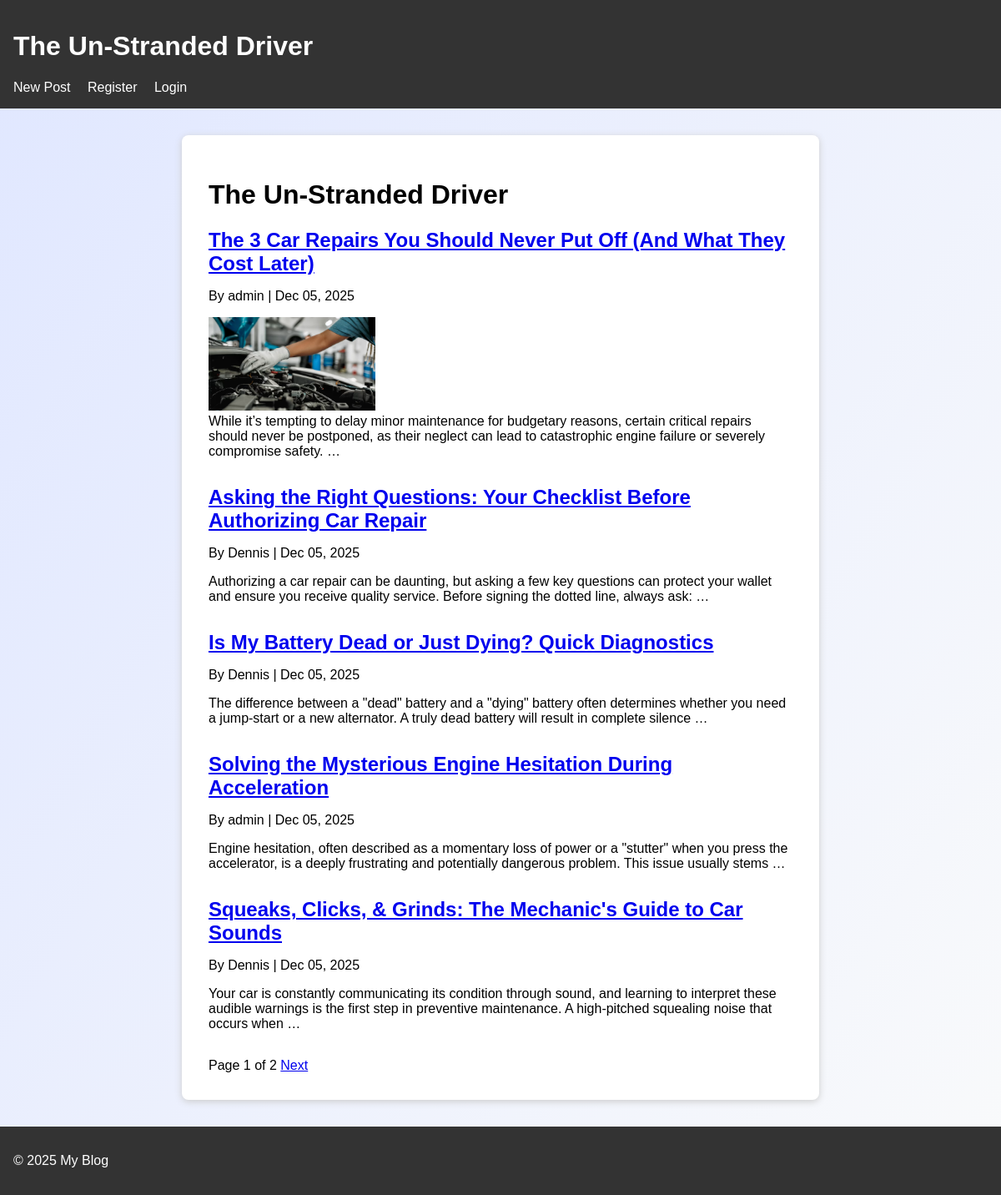
The page / on the database its author committed.
### blog/models.py (models this page shows, shortened)
class Post(models.Model):
	title = models.CharField(max_length=200)
	slug = models.SlugField(unique=True)
	author = models.ForeignKey(get_user_model(), on_delete=models.CASCADE, related_name='posts')
	content = models.TextField()
	image = models.ImageField(upload_to='post_images/', blank=True, null=True)
	created_at = models.DateTimeField(auto_now_add=True)
	updated_at = models.DateTimeField(auto_now=True)
	class Meta:
		ordering = ['-created_at']

### blog/views.py (the view)
# urls.py: path('', views.PostListView.as_view(), name='post_list'),
@method_decorator(cache_page(60 * 5), name='dispatch')  # Cache for 5 minutes
class PostListView(ListView):
	model = Post
	template_name = 'blog/post_list.html'
	context_object_name = 'posts'
	paginate_by = 5

### blog/templates/blog/post_list.html (shortened to what this page needs)
{% extends 'blog/base.html' %}
{% block content %}
  <h1>The Un-Stranded Driver</h1>
  <div id="post-list">
    {% for post in posts %}
      <div class="post">
        <h2><a href="{% url 'blog:post_detail' slug=post.slug %}">{{ post.title }}</a></h2>
        <p>By {{ post.author }} | {{ post.created_at|date:'M d, Y' }}</p>
        {% if post.image %}
          <img src="{{ post.image.url }}" alt="Image for {{ post.title }}" style="max-width:200px;">
        {% endif %}
        <div>{{ post.content|truncatewords:30|safe }}</div>
      </div>
    {% empty %}
      <p>No posts yet.</p>
    {% endfor %}
    <div class="pagination">
      {% if is_paginated %}
        <span>Page {{ page_obj.number }} of {{ page_obj.paginator.num_pages }}</span>
        {% if page_obj.has_next %}
          <a href="?page={{ page_obj.next_page_number }}">Next</a>
        {% endif %}
      {% endif %}
    </div>
  </div>
{% endblock %}

### blog/templates/blog/base.html (shortened to what this page needs)
{% load static %}
<!DOCTYPE html>
<html lang="en">
<head>
    <link rel="stylesheet" href="{% static 'blog/style.css' %}">
</head>
<body>
    <header>
        <h1><a href="{% url 'blog:post_list' %}" aria-label="Home">The Un-Stranded Driver</a></h1>
        <nav aria-label="Main navigation">
            <a href="{% url 'blog:post_create' %}" aria-label="Create new post">New Post</a>
            {% if user.is_authenticated %}
                <a href="{% url 'blog:profile' %}" aria-label="View profile">Profile</a>
                <span aria-live="polite">Welcome, {{ user.username }}</span>
                <a href="/admin/logout/" aria-label="Logout">Logout</a>
            {% else %}
                <a href="{% url 'blog:register' %}" aria-label="Register">Register</a>
                <a href="/admin/login/" aria-label="Login">Login</a>
            {% endif %}
        </nav>
    </header>
    <main>
        {% block content %}{% endblock %}
    </main>
    <footer>
        <p>&copy; {{ year|default:2025 }} My Blog</p>
    </footer>
</body>
</html>

### static/blog/style.css (style rules this page uses)
body { font-family: Arial, sans-serif; background: linear-gradient(120deg, #e0e7ff 0%, #f9fafb 100%); margin: 0; }
header, footer { background: #333; color: #fff; padding: 1em; }
header a, footer a { color: #fff; text-decoration: none; }
main { max-width: 700px; margin: 2em auto; background: #fff; padding: 2em; border-radius: 8px; box-shadow: 0 2px 8px #ccc; }
.post { margin-bottom: 2em; }
.post h2 { margin-bottom: 0.2em; }
.pagination { margin-top: 2em; }
nav a { margin-right: 1em; }

### rows shown on the page
Post: title "The 3 Car Repairs You Should Never Put Off (And What They Cost Later)", author "admin", created_at "Dec 05, 2025", image (picture), content "While it’s tempting to delay minor maintenance for budgetary reasons, certain critical repairs should never be postponed, as their neglect can lead to catastrophic engine failure or severely compromise safety. …"
Post: title "Asking the Right Questions: Your Checklist Before Authorizing Car Repair", author "Dennis", created_at "Dec 05, 2025", content "Authorizing a car repair can be daunting, but asking a few key questions can protect your wallet and ensure you receive quality service. Before signing the dotted line, always ask: …"
Post: title "Is My Battery Dead or Just Dying? Quick Diagnostics", author "Dennis", created_at "Dec 05, 2025", content "The difference between a \"dead\" battery and a \"dying\" battery often determines whether you need a jump-start or a new alternator. A truly dead battery will result in complete silence …"
Post: title "Solving the Mysterious Engine Hesitation During Acceleration", author "admin", created_at "Dec 05, 2025", content "Engine hesitation, often described as a momentary loss of power or a \"stutter\" when you press the accelerator, is a deeply frustrating and potentially dangerous problem. This issue usually stems …"
Post: title "Squeaks, Clicks, & Grinds: The Mechanic's Guide to Car Sounds", author "Dennis", created_at "Dec 05, 2025", content "Your car is constantly communicating its condition through sound, and learning to interpret these audible warnings is the first step in preventive maintenance. A high-pitched squealing noise that occurs when …"

### other values the page prints
{{ page_obj.number }} "1"
{{ page_obj.paginator.num_pages }} "2"
{{ year|default:2025 }} "2025"
